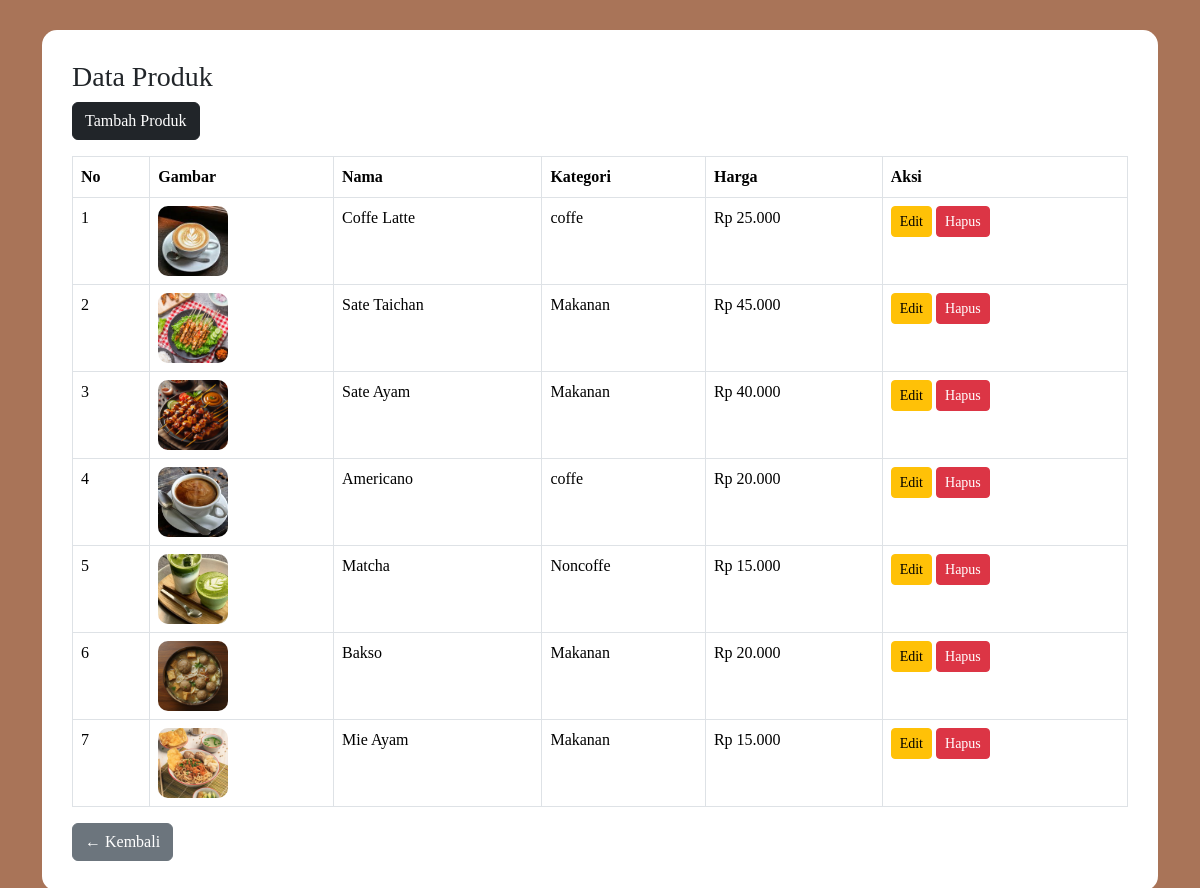
The app's page /admin/produk.php with its own data.
### tables this page shows
CREATE TABLE `produk` (
  `id_produk` int(11) NOT NULL,
  `id_kategori` int(11) NOT NULL,
  `nama_produk` varchar(100) DEFAULT NULL,
  `harga` int(11) DEFAULT NULL,
  `gambar` varchar(255) DEFAULT NULL
);

CREATE TABLE `kategori` (
  `id_kategori` int(11) NOT NULL,
  `nama_kategori` varchar(100) DEFAULT NULL
);

### admin/produk.php (the view, shortened to what this page needs)
<?php
include "koneksi.php";
$data = mysqli_query($conn, "
    SELECT produk.*, kategori.nama_kategori
    FROM produk
    LEFT JOIN kategori
    ON produk.id_kategori = kategori.id_kategori
");
?>
<!DOCTYPE html>
<html>
<head>
<link rel="stylesheet" href="https://cdn.jsdelivr.net/npm/bootstrap@5.3.2/dist/css/bootstrap.min.css">
</head>
<body>
<div class="container">
<div class="container-box">
<h3>Data Produk</h3>
<a href="index.php?menu=tambah_produk" class="btn btn-dark mb-3">Tambah Produk</a>
<table class="table table-bordered table-hover">
<tr>
<th>No</th>
<th>Gambar</th>
<th>Nama</th>
<th>Kategori</th>
<th>Harga</th>
<th>Aksi</th>
</tr>
<?php
$no=1;
while($d=mysqli_fetch_assoc($data)){
?>
<tr>
<td><?php echo $no++; ?></td>
<td>
    <img src="../gambar/<?php echo $d['gambar']; ?>" class="img-produk">
</td>
<td><?php echo $d['nama_produk']; ?></td>
<td>
<?php
echo $d['nama_kategori']
    ? $d['nama_kategori']
    : '<span class="text-danger">Belum ada</span>';
?>
</td>
<td>Rp <?php echo number_format($d['harga'],0,',','.'); ?></td>
<td>
<a href="index.php?menu=edit_produk&id=<?php echo $d['id_produk']; ?>"
   class="btn btn-warning btn-sm">Edit</a>
<a href="index.php?menu=hapus_produk&id=<?php echo $d['id_produk']; ?>"
   class="btn btn-danger btn-sm"
   onclick="return confirm('Yakin mau hapus produk ini?')">
   Hapus
</a>
</td>
</tr>
<?php } ?>
</table>
<button onclick="history.back()" class="btn btn-secondary">← Kembali</button>
</div>
</div>
</body>
</html>

### admin/produk.php (style rules this page uses)
body { background:#a97458; font-family:Poppins; }
.container-box { background:white; padding:30px; margin-top:30px; border-radius:15px; }
.img-produk { width:70px; height:70px; object-fit:cover; border-radius:10px; }

### records on screen
produk: gambar (picture), nama_produk "Coffe Latte", id_kategori.nama_kategori "coffe", harga "25.000"
produk: gambar (picture), nama_produk "Sate Taichan", id_kategori.nama_kategori "Makanan", harga "45.000"
produk: gambar (picture), nama_produk "Sate Ayam", id_kategori.nama_kategori "Makanan", harga "40.000"
produk: gambar (picture), nama_produk "Americano", id_kategori.nama_kategori "coffe", harga "20.000"
produk: gambar (picture), nama_produk "Matcha", id_kategori.nama_kategori "Noncoffe", harga "15.000"
produk: gambar (picture), nama_produk "Bakso", id_kategori.nama_kategori "Makanan", harga "20.000"
produk: gambar (picture), nama_produk "Mie Ayam", id_kategori.nama_kategori "Makanan", harga "15.000"
